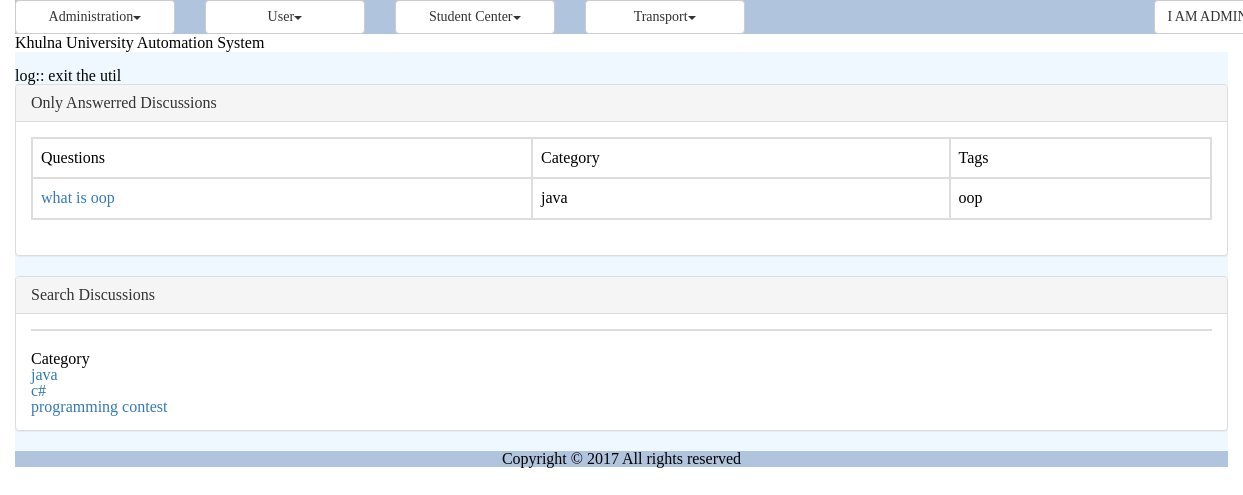
Page /discussion_answered.php (signed in) on the committed database.
### tables this page shows
CREATE TABLE `tbl_discussion` (
  `ID` varchar(40) NOT NULL,
  `Title` varchar(150) NOT NULL,
  `CategoryID` varchar(40) NOT NULL,
  `Description` varchar(300) NOT NULL,
  `Tag` varchar(200) NOT NULL,
  `CreationDate` datetime NOT NULL,
  `CreatorID` varchar(40) NOT NULL
);

CREATE TABLE `tbl_discussion_category` (
  `ID` varchar(40) NOT NULL,
  `Name` varchar(40) NOT NULL
);

### modules/forum/ui/blade/view.answered.blade.php (called while the page is built, shortened)
<?php
include_once UTILITY.'class.util.php';
include_once MODULES_FORUM.'bao/class.answeredbao.php';
$_AnsweredBAO = new AnsweredBAO();
?>

### modules/forum/bao/class.answeredbao.php (called while the page is built, shortened)
<?php
include_once UTILITY.'class.util.php';
include_once MODULES_FORUM.'dao/class.answereddao.php';
Class AnsweredBAO{
	private $_AnsweredDAO;
	public function __construct(){
		$this->_AnsweredDAO = new AnsweredDAO();
	}
	public function getAllDiscussions(){
		$Result = $this->_AnsweredDAO->getAllDiscussions();
		return $Result;
	}
	public function getAllDiscussionCategorys(){
		$Result = $this->_AnsweredDAO->getAllDiscussionCategorys();
		return $Result;
	}
	public function getNameFromCatagoryID($Discussion){
		$Result = $this->_AnsweredDAO->getNameFromCatagoryID($Discussion);
		return $Result;
	}
}
?>

### modules/forum/dao/class.answereddao.php (called while the page is built, shortened)
<?php
include_once COMMON.'class.common.php';
include_once COMMON.'class.common.forum.php';
include_once UTILITY.'class.util.php';
Class AnsweredDAO{
	private $_DB;
	public function __construct(){
		$this->_DB = DBUtil::getInstance();
	}
	public function getAllDiscussions(){
		$DiscussionList = array();
		$this->_DB->doQuery("SELECT * FROM tbl_discussion WHERE ID IN (SELECT DiscussionID FROM tbl_discussion_comment)");
		$rows = $this->_DB->getAllRows();
		for($i = 0; $i < sizeof($rows); $i++) {
			$row = $rows[$i];
			$this->_Discussion = new Discussion();
		    $this->_Discussion->setID ( $row['ID']);
		    $this->_Discussion->setName( $row['Title'] );
		    $this->_Discussion->setCategory( $row['CategoryID'] );
		    $this->_Discussion->setDescription( $row['Description'] );
		    $this->_Discussion->setTag( $row['Tag'] );
		    $this->_Discussion->setCreationDate( $row['CreationDate'] );
		    $this->_Discussion->setCreator( $row['CreatorID'] );
		    $DiscussionList[]=$this->_Discussion;
		}
		$Result = new Result();
		$Result->setIsSuccess(1);
		$Result->setResultObject($DiscussionList);
		return $Result;
	}
	public function getAllDiscussionCategorys(){
		$DiscussionCategoryList = array();
		$this->_DB->doQuery("SELECT * FROM tbl_discussion_category");
		$rows = $this->_DB->getAllRows();
		for($i = 0; $i < sizeof($rows); $i++) {
			$row = $rows[$i];
			$this->_DiscussionCategory = new DiscussionCategory();
		    $this->_DiscussionCategory->setID ( $row['ID']);
		    $this->_DiscussionCategory->setName( $row['Name'] );
		    $DiscussionCategoryList[]=$this->_DiscussionCategory;
		}
		$Result = new Result();
		$Result->setIsSuccess(1);
		$Result->setResultObject($DiscussionCategoryList);
		return $Result;
	}
	public function getNameFromCatagoryID($CatagoryID){
		$SQL = "SELECT * FROM tbl_discussion_category
				WHERE ID='".$CatagoryID."'";
		$SQL = $this->_DB->doQuery($SQL);
		$row = $this->_DB->getTopRow();
		$this->_DiscussionCategory = new DiscussionCategory();
		$this->_DiscussionCategory->setID ( $row['ID']);
		$this->_DiscussionCategory->setName( $row['Name'] );
	 	$Result = new Result();
		$Result->setIsSuccess(1);
		$Result->setResultObject($this->_DiscussionCategory);
		return $Result;
	}
}
?>

### common/class.common.php (called while the page is built, shortened)
<?php
class Result{
    private $_IsSuccess=0;
    private $_ResultObject;
    public function setIsSuccess($IsSuccess){
        $this->_IsSuccess = $IsSuccess;
    }
    public function getIsSuccess(){
        return $this->_IsSuccess;
    }
    public function setResultObject($ResultObject){
        $this->_ResultObject = $ResultObject;
    }
    public function getResultObject(){
        return $this->_ResultObject;
    }
}
?>

### common/class.common.forum.php (called while the page is built, shortened)
<?php
class DiscussionCategory{
    private $_ID;
    private $_name;
    public function setID ( $ID ) {
        $this->_ID = $ID;
    }
    public function getID () {
        return $this->_ID;
    }
    public function setName ($Name){
        $this->_name = $Name;
    }
    public function getName(){
        return $this->_name;
    }
}
class Discussion{
    private $_ID;
    private $_Name;
    private $_Category;
    private $_Tag;
    public function setID ( $ID ) {
        $this->_ID = $ID;
    }
    public function getID () {
        return $this->_ID;
    }
    public function setName ( $Name ) {
        $this->_Name = $Name;
    }
    public function getName () {
        return $this->_Name;
    }
    public function setCategory ( $Category ) {
        $this->_Category = $Category;
    }
    public function getCategory () {
        return $this->_Category;
    }
    public function setTag( $Tag ) {
        $this->_Tag = $Tag;
    }
    public function getTag() {
        return $this->_Tag;
    }
}
?>

### modules/forum/ui/view.answered.php (the view)
<?php
include_once 'blade/view.answered.blade.php';
include_once COMMON.'class.common.php';
include_once COMMON.'class.common.forum.php';
?>
<div class="panel panel-default">
    <div class="panel-heading">Only Answerred Discussions</div>
    <div class="panel-body">
	<table class="table table-bordered">
	<?php
	$Result = $_AnsweredBAO->getAllDiscussions();
	if($Result->getIsSuccess()){
		$DiscussionList = $Result->getResultObject();
	?>
		<tr>
			<th>Questions</th>
			<th>Category</th>
			<th>Tags</th>
		</tr>
		<?php
		for($i = 0; $i < sizeof($DiscussionList); $i++) {
			$Discussion = $DiscussionList[$i];
			?>
		    <tr>
		    <td><a href="discussion_comment.php?view=<?php echo $Discussion->getID(); ?>" onclick="return ; " >
		    <?php echo $Discussion->getName(); ?></a></td>
			    <td><?php $id = $Discussion->getCategory();
			    	$Result2 = $_AnsweredBAO->getNameFromCatagoryID($id);
			    	if ($Result2->getIsSuccess()) {
			    		$DiscussionCategory = $Result2->getResultObject();
			    		echo $DiscussionCategory->getName();
			    	}
			    	 ?></td>
			    <td><?php echo $Discussion->getTag(); ?></td>
		    </tr>
	    <?php
		}
	}
	else{
		echo $Result->getResultObject();
	}
	?>
	</table>
</div>
</div>
<div class="panel panel-default">
    <div class="panel-heading">Search Discussions</div>
    <div class="panel-body">
		<table class="table table-bordered">
		<table width="100%" border="1" cellpadding="15" bgcolor=" #d9b3ff">
			<tr><th>Category</th></tr>
			<tr><?php
				$Result = $_AnsweredBAO->getAllDiscussionCategorys();
				if($Result->getIsSuccess())
				{
					$DiscussionCategorys = $Result->getResultObject();
			        for ($i=0; $i < sizeof($DiscussionCategorys); $i++)
					{
						$DiscussionCategory = $DiscussionCategorys[$i];?>
						<tr><td><a href="search_discussion.php?Category=<?php echo $DiscussionCategory->getID(); ?>" onclick="return; "> <?php echo $DiscussionCategory->getName() ?> </a></td></tr>
					<?php
					}
				}
				?>
			</tr>
		</table>
	</div>
</div>

### resources/css/style.css (style rules this page uses)
table,td { border:solid #e9e9e9 1px; }

### rows in the picture
tbl_discussion: Title "what is oop", tbl_discussion_category.Name "java", Tag "oop"
tbl_discussion_category: Name "java"
tbl_discussion_category: Name "c#"
tbl_discussion_category: Name "programming contest"

### other values in the picture
$globalMenu[$i]->getTitle() "Administration User Student Center Transport"
$CurrentUser->getFirstName() "I AM"
